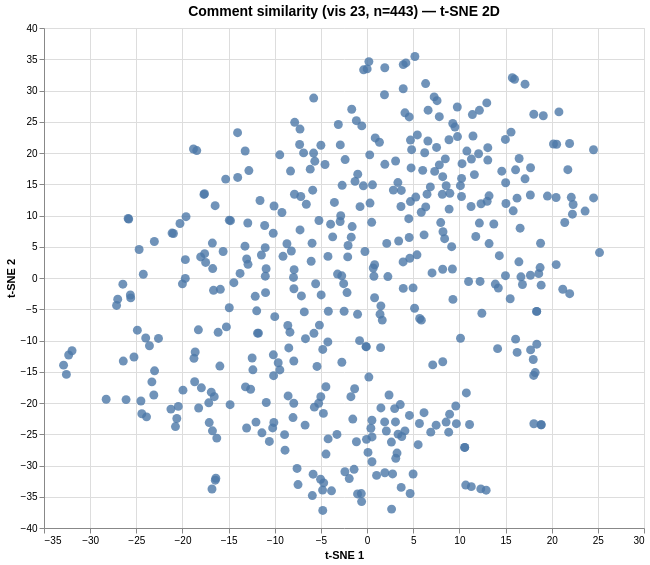

Vega-Lite specification stored for this chart:
### Vega specification from a JSON file in a GitHub repository (floating-point values rounded to 4 significant figures; data arrays with more than 128 entries replaced by an {"elided": "..."} marker saying what was removed)
{"$schema": "https://vega.github.io/schema/vega/v6.json", "data": [{"name": "param_1e9efca18e7a2868_store"}, {"name": "source_0", "values": {"elided": "443 records"}}, {"name": "source_0_x_domain_dim_1", "values": [{"min": -32.88, "max": 25.18}]}, {"name": "source_0_y_domain_dim_2", "values": [{"min": -37.19, "max": 35.44}]}], "signals": [{"name": "unit", "value": {}, "on": [{"events": "pointermove", "update": "isTuple(group()) ? group() : unit"}]}, {"name": "param_1e9efca18e7a2868", "update": "vlSelectionResolve(\"param_1e9efca18e7a2868_store\", \"union\")"}, {"name": "param_1e9efca18e7a2868_dim_1", "on": [{"events": [{"source": "view", "type": "dblclick"}], "update": "null"}, {"events": {"signal": "param_1e9efca18e7a2868_translate_delta"}, "update": "panLinear(param_1e9efca18e7a2868_translate_anchor.extent_x, -param_1e9efca18e7a2868_translate_delta.x / width)"}, {"events": {"signal": "param_1e9efca18e7a2868_zoom_delta"}, "update": "zoomLinear(domain(\"x\"), param_1e9efca18e7a2868_zoom_anchor.x, param_1e9efca18e7a2868_zoom_delta)"}]}, {"name": "param_1e9efca18e7a2868_dim_2", "on": [{"events": [{"source": "view", "type": "dblclick"}], "update": "null"}, {"events": {"signal": "param_1e9efca18e7a2868_translate_delta"}, "update": "panLinear(param_1e9efca18e7a2868_translate_anchor.extent_y, param_1e9efca18e7a2868_translate_delta.y / height)"}, {"events": {"signal": "param_1e9efca18e7a2868_zoom_delta"}, "update": "zoomLinear(domain(\"y\"), param_1e9efca18e7a2868_zoom_anchor.y, param_1e9efca18e7a2868_zoom_delta)"}]}, {"name": "param_1e9efca18e7a2868_tuple", "on": [{"events": [{"signal": "param_1e9efca18e7a2868_dim_1 || param_1e9efca18e7a2868_dim_2"}], "update": "param_1e9efca18e7a2868_dim_1 && param_1e9efca18e7a2868_dim_2 ? {unit: \"\", fields: param_1e9efca18e7a2868_tuple_fields, values: [param_1e9efca18e7a2868_dim_1,param_1e9efca18e7a2868_dim_2]} : null"}]}, {"name": "param_1e9efca18e7a2868_tuple_fields", "value": [{"field": "dim_1", "channel": "x", "type": "R"}, {"field": "dim_2", "channel": "y", "type": "R"}]}, {"name": "param_1e9efca18e7a2868_translate_anchor", "value": {}, "on": [{"events": [{"source": "scope", "type": "pointerdown"}], "update": "{x: x(unit), y: y(unit), extent_x: domain(\"x\"), extent_y: domain(\"y\")}"}]}, {"name": "param_1e9efca18e7a2868_translate_delta", "value": {}, "on": [{"events": [{"source": "window", "between": [{"source": "scope", "type": "pointerdown"}, {"source": "window", "type": "pointerup"}], "consume": true, "type": "pointermove"}], "update": "{x: param_1e9efca18e7a2868_translate_anchor.x - x(unit), y: param_1e9efca18e7a2868_translate_anchor.y - y(unit)}"}]}, {"name": "param_1e9efca18e7a2868_zoom_anchor", "on": [{"events": [{"source": "scope", "type": "wheel", "consume": true}], "update": "{x: invert(\"x\", x(unit)), y: invert(\"y\", y(unit))}"}]}, {"name": "param_1e9efca18e7a2868_zoom_delta", "on": [{"events": [{"source": "scope", "consume": true, "type": "wheel"}], "update": "pow(1.001, event.deltaY * pow(16, event.deltaMode))", "force": true}]}, {"name": "param_1e9efca18e7a2868_modify", "on": [{"events": {"signal": "param_1e9efca18e7a2868_tuple"}, "update": "modify(\"param_1e9efca18e7a2868_store\", param_1e9efca18e7a2868_tuple, true)"}]}], "marks": [{"type": "symbol", "name": "marks", "from": {"data": "source_0"}, "encode": {"update": {"x": {"field": "dim_1", "scale": "x"}, "shape": {"value": "circle"}, "opacity": {"value": 0.8}, "fill": {"value": "#4c78a8"}, "size": {"value": 80}, "y": {"field": "dim_2", "scale": "y"}, "tooltip": {"signal": "{\"Comment #\": format(datum[\"index\"], \"\"), \"Comment\": isValid(datum[\"comment\"]) ? datum[\"comment\"] : \"\"+datum[\"comment\"]}"}}}, "clip": true, "interactive": true, "style": ["circle"]}], "scales": [{"name": "x", "type": "linear", "domain": [{"signal": "(data(\"source_0_x_domain_dim_1\")[0] || {}).min"}, {"signal": "(data(\"source_0_x_domain_dim_1\")[0] || {}).max"}], "range": [0, {"signal": "width"}], "domainRaw": {"signal": "param_1e9efca18e7a2868[\"dim_1\"]"}, "zero": true, "nice": true}, {"name": "y", "type": "linear", "domain": [{"signal": "(data(\"source_0_y_domain_dim_2\")[0] || {}).min"}, {"signal": "(data(\"source_0_y_domain_dim_2\")[0] || {}).max"}], "range": [{"signal": "height"}, 0], "zero": true, "nice": true, "domainRaw": {"signal": "param_1e9efca18e7a2868[\"dim_2\"]"}}], "axes": [{"scale": "x", "orient": "bottom", "grid": true, "domain": false, "aria": false, "labels": false, "maxExtent": 0, "ticks": false, "tickCount": {"signal": "ceil(width/40)"}, "zindex": 0, "gridScale": "y", "minExtent": 0}, {"scale": "y", "orient": "left", "aria": false, "ticks": false, "zindex": 0, "labels": false, "maxExtent": 0, "grid": true, "domain": false, "minExtent": 0, "tickCount": {"signal": "ceil(height/40)"}, "gridScale": "x"}, {"scale": "x", "title": "t-SNE 1", "labelOverlap": true, "tickCount": {"signal": "ceil(width/40)"}, "zindex": 0, "grid": false, "orient": "bottom", "labelFlush": true}, {"scale": "y", "labelOverlap": true, "title": "t-SNE 2", "orient": "left", "tickCount": {"signal": "ceil(height/40)"}, "zindex": 0, "grid": false}], "title": {"text": "Comment similarity (vis 23, n=443) — t-SNE 2D", "frame": "group", "fontSize": 14}, "height": 500, "style": "cell", "background": "white", "padding": 5, "width": 600}
